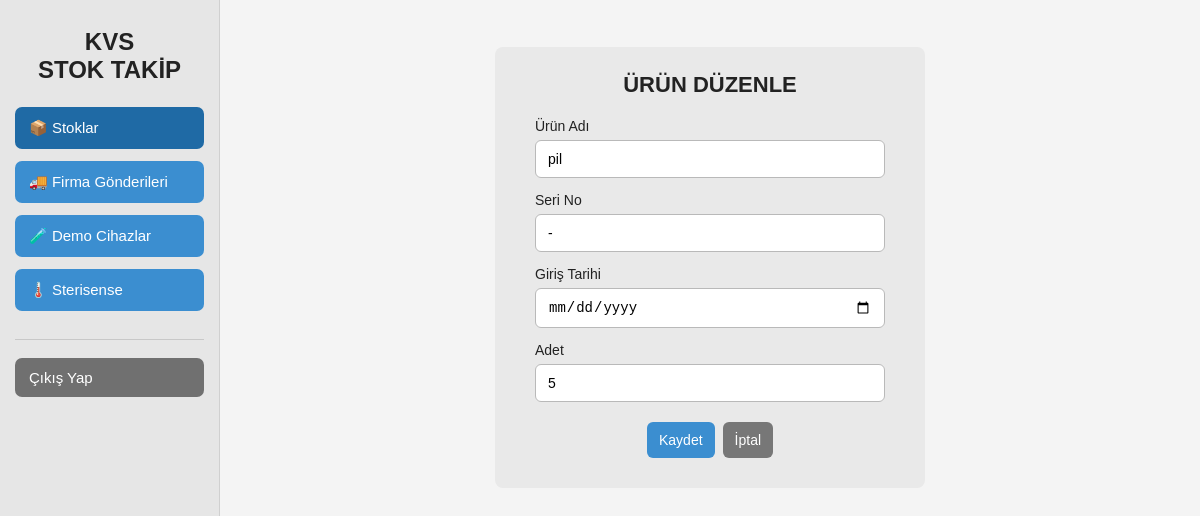
The app's page /urun/5/duzenle/ (signed in), older data.
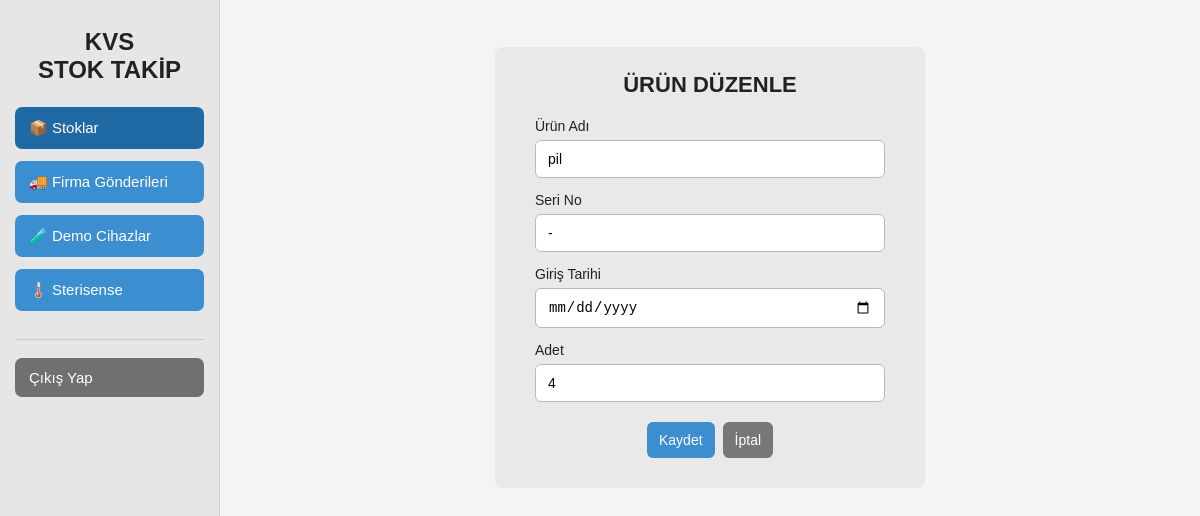
The same page, newer data.
### stok/models.py (models this page shows, shortened)
class Urun(models.Model):
    urun_adi = models.CharField(
        max_length=200,
        verbose_name="Ürün Adı",
    )
    seri_no = models.CharField(
        max_length=150,
        verbose_name="Seri No",
    )
    giris_tarihi = models.DateField(
        verbose_name="Giriş Tarihi",
    )
    adet = models.PositiveIntegerField(
        default=1,
        verbose_name="Adet",
    )
    olusturulma_tarihi = models.DateTimeField(
        auto_now_add=True,
    )
    class Meta:
        verbose_name = "Ürün"
        verbose_name_plural = "Ürünler"
        ordering = ["-id"]

### stok/views.py (the view, shortened to what this page needs)
@login_required
def urun_duzenle(request, urun_id):
    urun = get_object_or_404(Urun, pk=urun_id)
    onceki_adet = urun.adet
    form = UrunForm(request.POST or None, instance=urun)
    return render(
        request,
        "stok/urun_formu.html",
        {
            "form": form,
            "sayfa_basligi": "ÜRÜN DÜZENLE",
            "aktif_menu": "stoklar",
        },
    )

### stok/forms.py (shortened to what this page needs)
class UrunForm(forms.ModelForm):
    class Meta:
        model = Urun
        fields = [
            "urun_adi",
            "seri_no",
            "giris_tarihi",
            "adet",
        ]
        widgets = {
            "urun_adi": forms.TextInput(
                attrs={"placeholder": "Örneğin: UTRED30"}
            ),
            "seri_no": forms.TextInput(
                attrs={"placeholder": "Seri numarası"}
            ),
            "giris_tarihi": forms.DateInput(
                attrs={"type": "date"}
            ),
            "adet": forms.NumberInput(
                attrs={"min": 0}
            ),
        }

### stok/templates/stok/urun_formu.html (shortened to what this page needs)
{% extends "stok/base.html" %}
{% block content %}
<div class="dialog-card">
    <h1 class="dialog-title">{{ sayfa_basligi }}</h1>
    <form method="post">
        {% for alan in form %}
            <div class="field">
                <label for="{{ alan.id_for_label }}">{{ alan.label }}</label>
                {{ alan }}
            </div>
        {% endfor %}
        <div class="dialog-actions">
            <button class="btn" type="submit">Kaydet</button>
            <a class="btn secondary" href="{% url 'stok:urun_listesi' %}">İptal</a>
        </div>
    </form>
</div>
{% endblock %}

Row changes from the older to the newer data that the page shows:
changed Urun "pil": adet "5" → "4"
